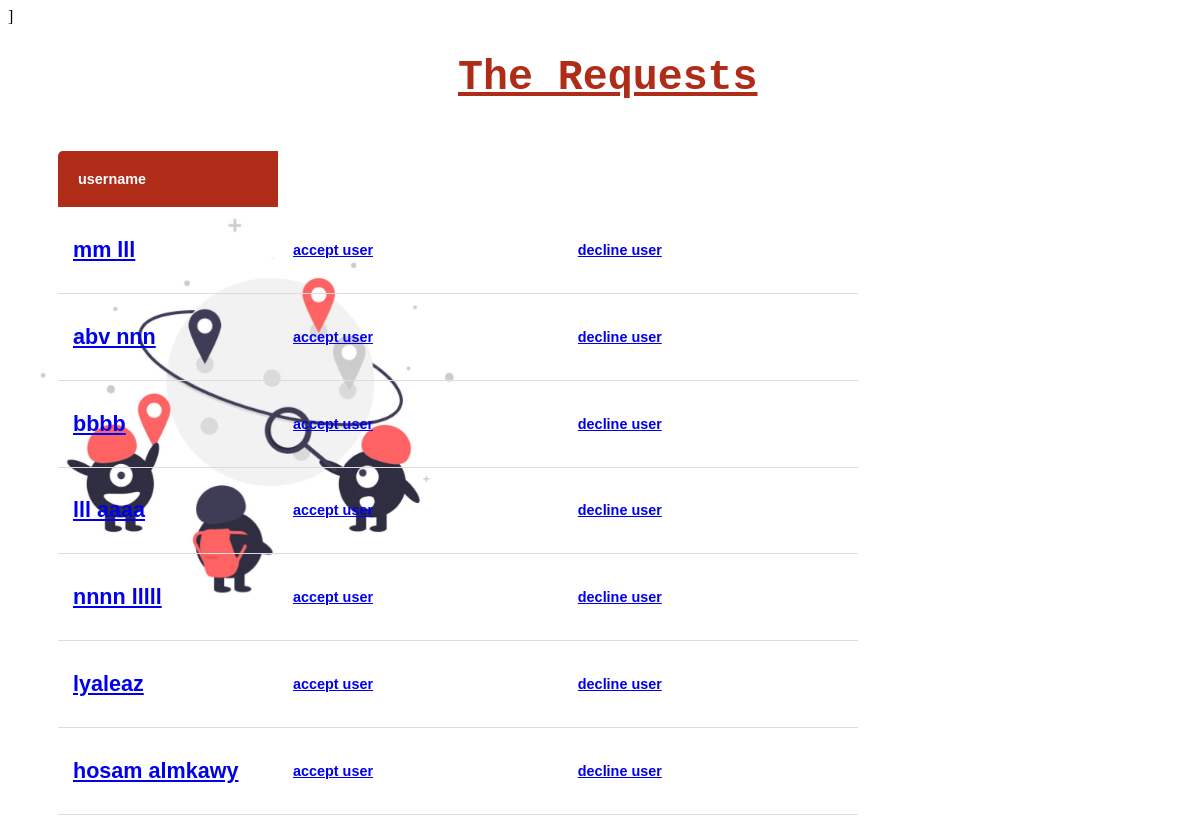
The page /Request/ on the database as committed earlier.
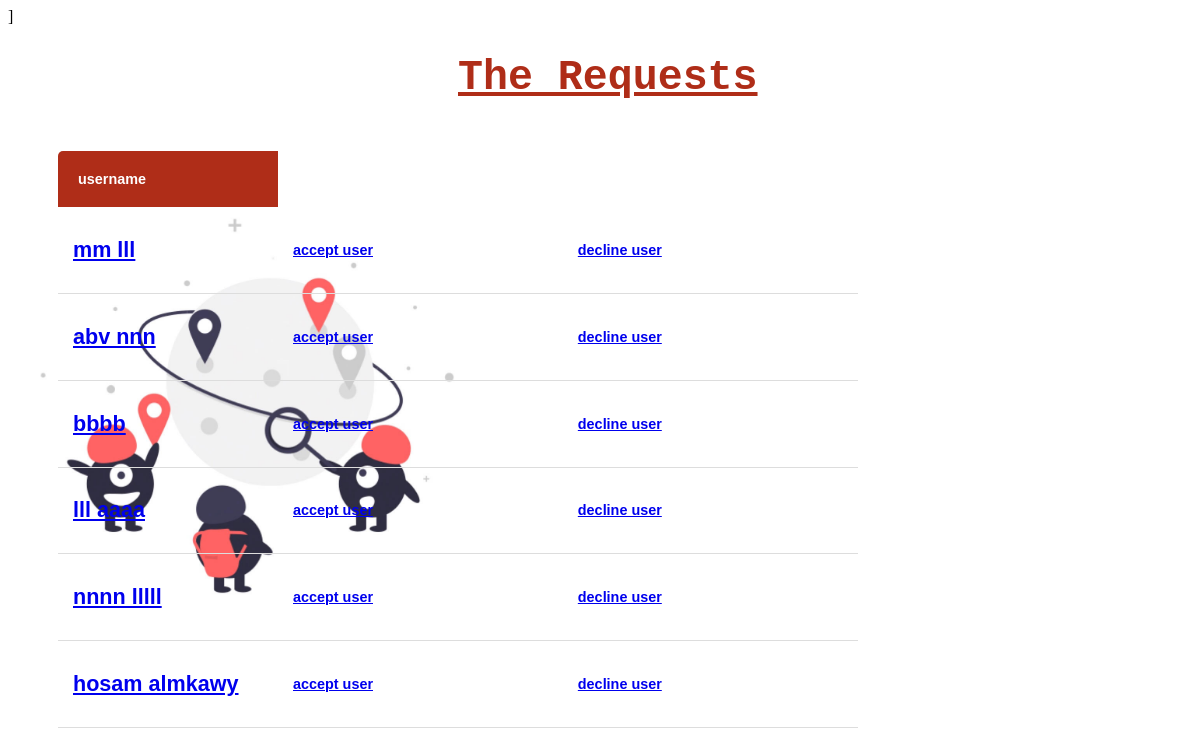
The same page on the database as committed later.
### project/models.py (models this page shows)
class User(AbstractUser):
    is_passenger=models.BooleanField(default=False)
    is_Admin=models.BooleanField(default=False)

class Driver(User):
    companyName=models.CharField(max_length=100,default='')
    phone=models.CharField(max_length=10,default='')
    is_ok= models.BooleanField(default=False)
    License=models.FileField(upload_to='files/', null=True)
    certificate=models.FileField(default=None)
    class Meta:
        db_table = 'Drivers'

class User(AbstractUser):
    is_passenger=models.BooleanField(default=False)
    is_Admin=models.BooleanField(default=False)

### project/views.py (the view)
# urls.py: path('Request/',views.Request,name="Request"),
def Request(request):
    userList= Driver.objects.filter(is_ok=False)
    return render(request, 'project/Request.html', {'users': userList})

### project/templates/project/Request.html (shortened to what this page needs)
{% load static %}
<!DOCTYPE html>
<html>
    <head>
        <link rel="stylesheet" href="">
    </head>
<body  style="background-image:url('{% static 'img/unnamed.jpg' %}'); background-repeat: no-repeat; background-size:100%;">
                  <div class="header" >
                   <h1> The Requests </h1>
                  </div>
<table class="content-table">
        <thead>
                <tr>
                  <th>username</th>
                </tr>
              </thead>
            {% for user in users %}
            <td> <a href="{% url 'detail' user.id %}"> <h2> {{user.username}} </h2> </a> </td>
                <td> <a href="{% url 'Accept' user.id %}"> <h4> accept user </h4> </a> </td>
                    <td> <a href="{% url 'Decline' user.id %}"> <h4> decline user </h4> </a> </td>
            {% endfor %}
    </body>
</html>

Rows that differ between the two databases and show on the page:
removed Driver: username "lyaleaz"
